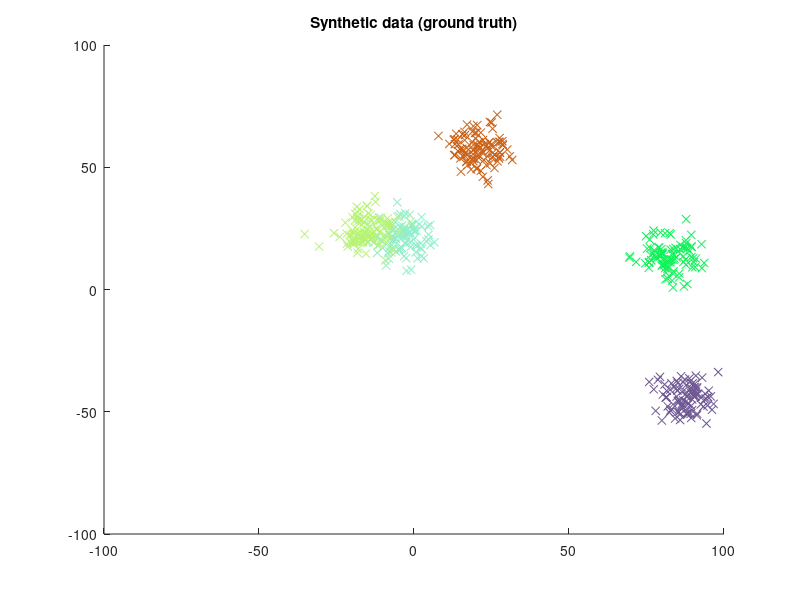

Write MATLAB code to recreate this figure. (Note: this script raises an error after producing the figure.)
close all;
clear all;

RANGE=100;
NCLUSTERS=5;
SPREAD=5;
NPOINTS=100;
DIMENSION=2;    % if you change this from 2, the clustering will work but 
                % the plot will break

% 1) Generate NCLUSTERS of synthetic data
data=cell(1,NCLUSTERS); % each entry holds a cluster of generated data
for n=1:NCLUSTERS
   clustermean=(rand(DIMENSION,1)-rand(DIMENSION,1))*RANGE;
   data{n}=randn(DIMENSION,NPOINTS)*SPREAD + repmat(clustermean,1,NPOINTS);
end

% 2) Plot data - this is the "ground truth" we hope kmeans can recover
figure;
title('Synthetic data (ground truth)');
cla; hold on; 
axis ([-RANGE RANGE -RANGE RANGE]);
for n=1:NCLUSTERS
    h=plot(data{n}(1,:),data{n}(2,:),'x');
    set(h,'color',rand(1,3));
end

% 3) Concatenate all the data 
alldata=[];
for n=1:NCLUSTERS
    alldata=[alldata data{n}];
end

% 4) Run KMeans and plot the centres of the identified clusters
fprintf('Running KMeans over %d points (of dimension %d)\n',size(alldata,2),DIMENSION);
startingcentres=rand(NCLUSTERS,DIMENSION);
centres=Kmeans(startingcentres,alldata',zeros(1,14));
plot(centres(:,1),centres(:,2),'c*');

% 5) Make a nearest neighbour assignment
alldists=[];
for n=1:NCLUSTERS
   % compute distance of allpoints to this cluster 
   dst=alldata-repmat(centres(n,:)',1,size(alldata,2));
   dst=sqrt(sum(dst.^2));    
   alldists=[alldists;dst];
end
mindists=min(alldists);
alldists=double(alldists==repmat(mindists,NCLUSTERS,1));
for n=1:NCLUSTERS
   alldists(n,:)=alldists(n,:).*n; 
end
classification=max(alldists);

% 6) Plot the assignments
figure;
title('Clustered data after KMeans/KNN');
cla; hold on; 
axis ([-RANGE RANGE -RANGE RANGE]);
ctr=1;

colours=rand(NCLUSTERS,3);
for n=1:size(alldata,2)
    h=plot(alldata(1,n),alldata(2,n),'x');
    set(h,'color',colours(classification(n),:));
end

% 7) How many were correct?
groundtruth=[];
for n=1:NCLUSTERS
    groundtruth=[groundtruth ones(1,NPOINTS)*n];
end
